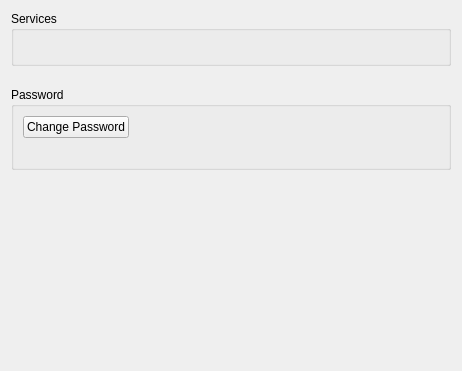
<?xml version="1.0" encoding="UTF-8"?>
<ui version="4.0">
 <class>PreferencesAccountPage</class>
 <widget class="QWidget" name="PreferencesAccountPage">
  <property name="geometry">
   <rect>
    <x>0</x>
    <y>0</y>
    <width>462</width>
    <height>371</height>
   </rect>
  </property>
  <property name="windowTitle">
   <string>Form</string>
  </property>
  <layout class="QVBoxLayout" name="verticalLayout">
   <item>
    <widget class="QGroupBox" name="provider_services_box">
     <property name="title">
      <string>Services</string>
     </property>
     <property name="flat">
      <bool>false</bool>
     </property>
     <layout class="QGridLayout" name="gridLayout_4">
      <item row="1" column="0">
       <layout class="QVBoxLayout" name="provider_services_layout"/>
      </item>
      <item row="2" column="0">
       <widget class="QLabel" name="provider_services_label">
        <property name="text">
         <string>&lt;provider_services_label&gt;</string>
        </property>
        <property name="alignment">
         <set>Qt::AlignLeading|Qt::AlignLeft|Qt::AlignVCenter</set>
        </property>
       </widget>
      </item>
     </layout>
    </widget>
   </item>
   <item>
    <spacer name="verticalSpacer">
     <property name="orientation">
      <enum>Qt::Vertical</enum>
     </property>
     <property name="sizeType">
      <enum>QSizePolicy::Preferred</enum>
     </property>
     <property name="sizeHint" stdset="0">
      <size>
       <width>20</width>
       <height>15</height>
      </size>
     </property>
    </spacer>
   </item>
   <item>
    <widget class="QGroupBox" name="groupBox">
     <property name="title">
      <string>Password</string>
     </property>
     <layout class="QVBoxLayout" name="verticalLayout_2">
      <item>
       <widget class="QPushButton" name="change_password_button">
        <property name="sizePolicy">
         <sizepolicy hsizetype="Maximum" vsizetype="Fixed">
          <horstretch>0</horstretch>
          <verstretch>0</verstretch>
         </sizepolicy>
        </property>
        <property name="text">
         <string>Change Password</string>
        </property>
       </widget>
      </item>
      <item>
       <widget class="QLabel" name="change_password_label">
        <property name="text">
         <string>&lt;change_password_label&gt;</string>
        </property>
       </widget>
      </item>
     </layout>
    </widget>
   </item>
   <item>
    <spacer name="verticalSpacer_2">
     <property name="orientation">
      <enum>Qt::Vertical</enum>
     </property>
     <property name="sizeHint" stdset="0">
      <size>
       <width>20</width>
       <height>40</height>
      </size>
     </property>
    </spacer>
   </item>
  </layout>
 </widget>
 <resources/>
 <connections/>
</ui>
